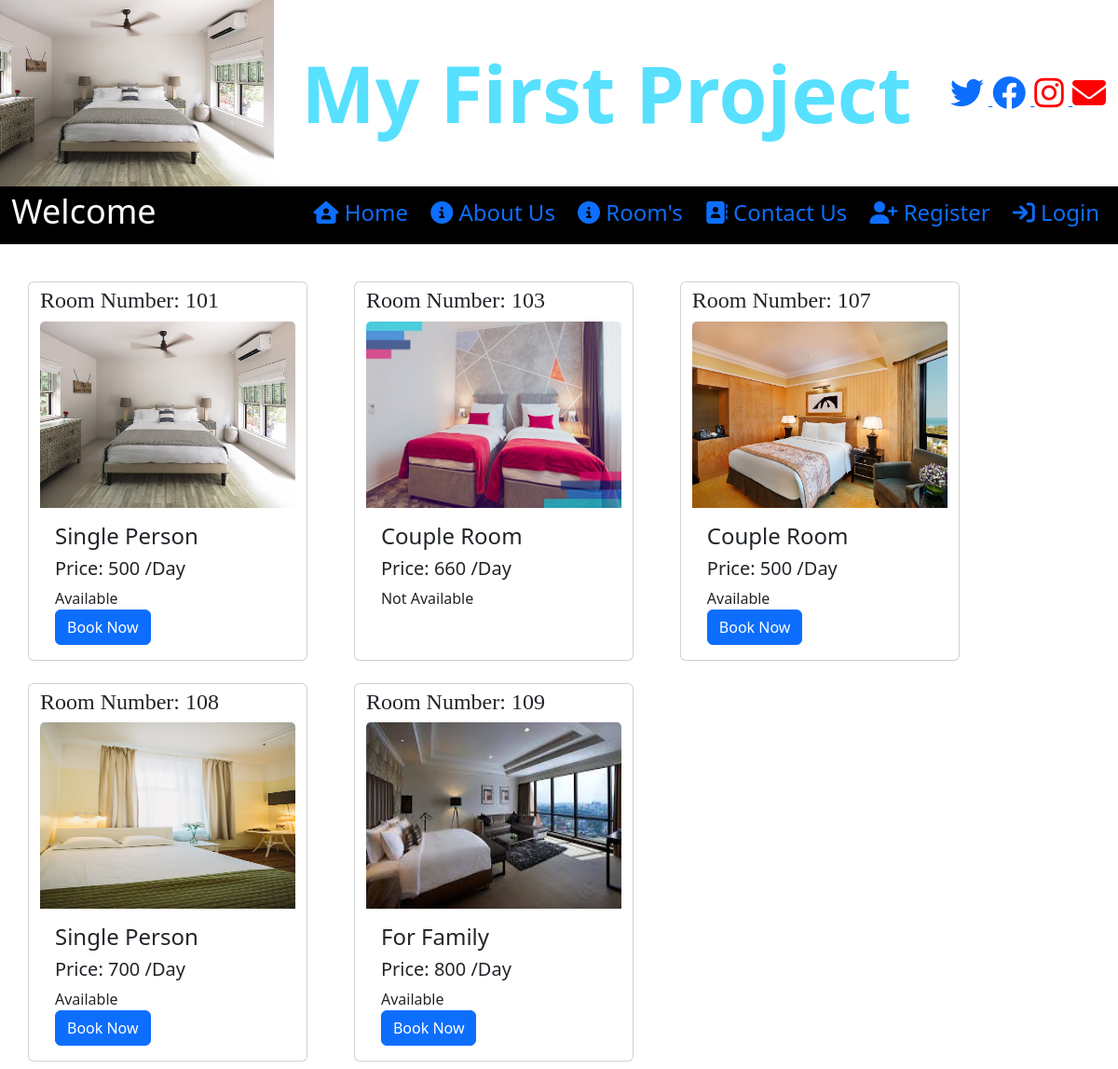
/room_view, run on the app's committed database.
### room/models.py (models this page shows)
class Room(models.Model):
    room_no = models.CharField(max_length=20,null=True,unique=True)
    image = models.FileField(null=True)
    type = models.CharField(max_length=30,null=True)
    status = models.CharField(max_length=30,null=True)
    price = models.CharField(max_length=20,null=True)

### room/views.py (the view)
# urls.py: path('room_view',room_view,name='room_view'),
def room_view(request):
    data = Room.objects.all()
    d = {'data':data}
    return render(request,'room_view.html',d)

### room/templates/room_view.html (shortened to what this page needs)
{% load static %}
{% block body %}
{% include 'navigation.html' %}
<div class="container mt-4">
<div class="row">
    {% for i in data %}
    <div class="card float col-3 mt-3 mb-2 " style="width:300px">
        <h3><font face="mv boli" size="5">Room Number: {{i.room_no}}</font></h3>
        <img class="card-img-top" src="{{i.image.url}}" alt="Card image" height="200px">
        <div class="card-body">
          <h4 class="card-title">{{i.type}}</h4>
          <h5 class="card-title">Price: {{i.price}} /Day</h5>
            <div class="row">
                <div class="form-group col-md-6" >
                    <p class="card-text">{{i.status}}</p>
                </div>
            </div>
          {% if i.status == "Available" %}
            <a href="{% url 'login' %}" class="btn btn-primary">Book Now</a>
          {% endif %}
        </div>
    </div>
{% endfor %}
    </div>
</div>
{% endblock %}

### data on the page
Room: room_no "101", image (picture), type "Single Person", price "500", status "Available", shows "Book Now"
Room: room_no "103", image (picture), type "Couple Room", price "660", status "Not Available"
Room: room_no "107", image (picture), type "Couple Room", price "500", status "Available", shows "Book Now"
Room: room_no "108", image (picture), type "Single Person", price "700", status "Available", shows "Book Now"
Room: room_no "109", image (picture), type "For Family", price "800", status "Available", shows "Book Now"
